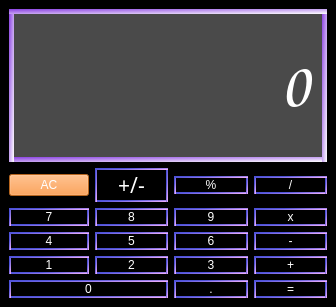
<?xml version="1.0" encoding="UTF-8"?>
<ui version="4.0">
 <class>MainWindow</class>
 <widget class="QMainWindow" name="MainWindow">
  <property name="geometry">
   <rect>
    <x>0</x>
    <y>0</y>
    <width>336</width>
    <height>307</height>
   </rect>
  </property>
  <property name="windowTitle">
   <string>MainWindow</string>
  </property>
  <property name="styleSheet">
   <string notr="true">background-color: rgb(0, 0, 0);</string>
  </property>
  <widget class="QWidget" name="centralwidget">
   <layout class="QGridLayout" name="gridLayout">
    <item row="3" column="1">
     <widget class="QPushButton" name="btn5">
      <property name="styleSheet">
       <string notr="true">color: rgb(255, 255, 255);
border: 2px solid qlineargradient(spread:pad, x1:0.165, y1:0.279, x2:1, y2:1, stop:0.153409 rgba(78, 82, 217, 255), stop:0.926136 rgba(255, 184, 255, 255));
font: 290 16pt &quot;Microsoft YaHei Light&quot;;</string>
      </property>
      <property name="text">
       <string>5</string>
      </property>
     </widget>
    </item>
    <item row="3" column="0">
     <widget class="QPushButton" name="btn4">
      <property name="styleSheet">
       <string notr="true">color: rgb(255, 255, 255);
border: 2px solid qlineargradient(spread:pad, x1:0.165, y1:0.279, x2:1, y2:1, stop:0.153409 rgba(78, 82, 217, 255), stop:0.926136 rgba(255, 184, 255, 255));
font: 290 16pt &quot;Microsoft YaHei Light&quot;;</string>
      </property>
      <property name="text">
       <string>4</string>
      </property>
     </widget>
    </item>
    <item row="1" column="1">
     <widget class="QPushButton" name="pushButton_2">
      <property name="font">
       <font>
        <family>Microsoft YaHei Light</family>
        <pointsize>16</pointsize>
        <italic>false</italic>
        <bold>false</bold>
        <strikeout>false</strikeout>
       </font>
      </property>
      <property name="styleSheet">
       <string notr="true">color: rgb(255, 255, 255);
border: 2px solid qlineargradient(spread:pad, x1:0.165, y1:0.279, x2:1, y2:1, stop:0.153409 rgba(78, 82, 217, 255), stop:0.926136 rgba(255, 184, 255, 255));
font: 290 16pt &quot;Microsoft YaHei Light&quot;;</string>
      </property>
      <property name="text">
       <string>+/-</string>
      </property>
     </widget>
    </item>
    <item row="2" column="2">
     <widget class="QPushButton" name="btn9">
      <property name="styleSheet">
       <string notr="true">color: rgb(255, 255, 255);
border: 2px solid qlineargradient(spread:pad, x1:0.165, y1:0.279, x2:1, y2:1, stop:0.153409 rgba(78, 82, 217, 255), stop:0.926136 rgba(255, 184, 255, 255));
font: 290 16pt &quot;Microsoft YaHei Light&quot;;</string>
      </property>
      <property name="text">
       <string>9</string>
      </property>
     </widget>
    </item>
    <item row="3" column="3">
     <widget class="QPushButton" name="btnMenos">
      <property name="styleSheet">
       <string notr="true">color: rgb(255, 255, 255);
border: 2px solid qlineargradient(spread:pad, x1:0.165, y1:0.279, x2:1, y2:1, stop:0.153409 rgba(78, 82, 217, 255), stop:0.926136 rgba(255, 184, 255, 255));
font: 290 16pt &quot;Microsoft YaHei Light&quot;;</string>
      </property>
      <property name="text">
       <string>-</string>
      </property>
     </widget>
    </item>
    <item row="3" column="2">
     <widget class="QPushButton" name="btn6">
      <property name="styleSheet">
       <string notr="true">color: rgb(255, 255, 255);
border: 2px solid qlineargradient(spread:pad, x1:0.165, y1:0.279, x2:1, y2:1, stop:0.153409 rgba(78, 82, 217, 255), stop:0.926136 rgba(255, 184, 255, 255));
font: 290 16pt &quot;Microsoft YaHei Light&quot;;</string>
      </property>
      <property name="text">
       <string>6</string>
      </property>
     </widget>
    </item>
    <item row="1" column="2">
     <widget class="QPushButton" name="pushButton_3">
      <property name="styleSheet">
       <string notr="true">color: rgb(255, 255, 255);
border: 2px solid qlineargradient(spread:pad, x1:0.165, y1:0.279, x2:1, y2:1, stop:0.153409 rgba(78, 82, 217, 255), stop:0.926136 rgba(255, 184, 255, 255));
font: 290 16pt &quot;Microsoft YaHei Light&quot;;</string>
      </property>
      <property name="text">
       <string>%</string>
      </property>
     </widget>
    </item>
    <item row="5" column="0">
     <widget class="QPushButton" name="btn1">
      <property name="styleSheet">
       <string notr="true">color: rgb(255, 255, 255);
border: 2px solid qlineargradient(spread:pad, x1:0.165, y1:0.279, x2:1, y2:1, stop:0.153409 rgba(78, 82, 217, 255), stop:0.926136 rgba(255, 184, 255, 255));
font: 290 16pt &quot;Microsoft YaHei Light&quot;;</string>
      </property>
      <property name="text">
       <string>1</string>
      </property>
     </widget>
    </item>
    <item row="6" column="3">
     <widget class="QPushButton" name="btnIgual">
      <property name="styleSheet">
       <string notr="true">color: rgb(255, 255, 255);
border: 2px solid qlineargradient(spread:pad, x1:0.165, y1:0.279, x2:1, y2:1, stop:0.153409 rgba(78, 82, 217, 255), stop:0.926136 rgba(255, 184, 255, 255));
font: 290 16pt &quot;Microsoft YaHei Light&quot;;</string>
      </property>
      <property name="text">
       <string>=</string>
      </property>
     </widget>
    </item>
    <item row="1" column="0">
     <widget class="QPushButton" name="btnAC">
      <property name="styleSheet">
       <string notr="true">color: rgb(255, 255, 255);
background-color: rgb(255, 141, 42);
font: 290 16pt &quot;Microsoft YaHei Light&quot;;</string>
      </property>
      <property name="text">
       <string>AC</string>
      </property>
     </widget>
    </item>
    <item row="5" column="3">
     <widget class="QPushButton" name="btnMas">
      <property name="styleSheet">
       <string notr="true">color: rgb(255, 255, 255);
border: 2px solid qlineargradient(spread:pad, x1:0.165, y1:0.279, x2:1, y2:1, stop:0.153409 rgba(78, 82, 217, 255), stop:0.926136 rgba(255, 184, 255, 255));
font: 290 16pt &quot;Microsoft YaHei Light&quot;;</string>
      </property>
      <property name="text">
       <string>+</string>
      </property>
     </widget>
    </item>
    <item row="5" column="2">
     <widget class="QPushButton" name="btn3">
      <property name="styleSheet">
       <string notr="true">color: rgb(255, 255, 255);
border: 2px solid qlineargradient(spread:pad, x1:0.165, y1:0.279, x2:1, y2:1, stop:0.153409 rgba(78, 82, 217, 255), stop:0.926136 rgba(255, 184, 255, 255));
font: 290 16pt &quot;Microsoft YaHei Light&quot;;</string>
      </property>
      <property name="text">
       <string>3</string>
      </property>
     </widget>
    </item>
    <item row="0" column="0" colspan="4">
     <widget class="QLabel" name="etiqueta">
      <property name="font">
       <font>
        <family>Comic Sans MS</family>
        <pointsize>48</pointsize>
        <bold>true</bold>
       </font>
      </property>
      <property name="layoutDirection">
       <enum>Qt::LeftToRight</enum>
      </property>
      <property name="styleSheet">
       <string notr="true">color: rgb(255, 255, 255);
border: 5px solid qlineargradient(spread:pad, x1:0, y1:0, x2:1, y2:1, stop:0 rgba(139, 66, 226, 255), stop:1 rgba(255, 255, 255, 255));
background-color: rgb(74, 74, 74);
</string>
      </property>
      <property name="frameShape">
       <enum>QFrame::WinPanel</enum>
      </property>
      <property name="frameShadow">
       <enum>QFrame::Plain</enum>
      </property>
      <property name="text">
       <string>0</string>
      </property>
      <property name="alignment">
       <set>Qt::AlignRight|Qt::AlignTrailing|Qt::AlignVCenter</set>
      </property>
     </widget>
    </item>
    <item row="6" column="2">
     <widget class="QPushButton" name="btnPunto">
      <property name="styleSheet">
       <string notr="true">color: rgb(255, 255, 255);
border: 2px solid qlineargradient(spread:pad, x1:0.165, y1:0.279, x2:1, y2:1, stop:0.153409 rgba(78, 82, 217, 255), stop:0.926136 rgba(255, 184, 255, 255));
font: 290 16pt &quot;Microsoft YaHei Light&quot;;</string>
      </property>
      <property name="text">
       <string>.</string>
      </property>
     </widget>
    </item>
    <item row="1" column="3">
     <widget class="QPushButton" name="btnDivi">
      <property name="styleSheet">
       <string notr="true">color: rgb(255, 255, 255);
border: 2px solid qlineargradient(spread:pad, x1:0.165, y1:0.279, x2:1, y2:1, stop:0.153409 rgba(78, 82, 217, 255), stop:0.926136 rgba(255, 184, 255, 255));
font: 290 16pt &quot;Microsoft YaHei Light&quot;;</string>
      </property>
      <property name="text">
       <string>/</string>
      </property>
     </widget>
    </item>
    <item row="2" column="0">
     <widget class="QPushButton" name="btn7">
      <property name="styleSheet">
       <string notr="true">color: rgb(255, 255, 255);
border: 2px solid qlineargradient(spread:pad, x1:0.165, y1:0.279, x2:1, y2:1, stop:0.153409 rgba(78, 82, 217, 255), stop:0.926136 rgba(255, 184, 255, 255));
font: 290 16pt &quot;Microsoft YaHei Light&quot;;</string>
      </property>
      <property name="text">
       <string>7</string>
      </property>
     </widget>
    </item>
    <item row="2" column="1">
     <widget class="QPushButton" name="btn8">
      <property name="styleSheet">
       <string notr="true">color: rgb(255, 255, 255);
border: 2px solid qlineargradient(spread:pad, x1:0.165, y1:0.279, x2:1, y2:1, stop:0.153409 rgba(78, 82, 217, 255), stop:0.926136 rgba(255, 184, 255, 255));
font: 290 16pt &quot;Microsoft YaHei Light&quot;;</string>
      </property>
      <property name="text">
       <string>8</string>
      </property>
     </widget>
    </item>
    <item row="2" column="3">
     <widget class="QPushButton" name="btnPor">
      <property name="styleSheet">
       <string notr="true">color: rgb(255, 255, 255);
border: 2px solid qlineargradient(spread:pad, x1:0.165, y1:0.279, x2:1, y2:1, stop:0.153409 rgba(78, 82, 217, 255), stop:0.926136 rgba(255, 184, 255, 255));
font: 290 16pt &quot;Microsoft YaHei Light&quot;;</string>
      </property>
      <property name="text">
       <string>x</string>
      </property>
     </widget>
    </item>
    <item row="5" column="1">
     <widget class="QPushButton" name="btn2">
      <property name="styleSheet">
       <string notr="true">color: rgb(255, 255, 255);
border: 2px solid qlineargradient(spread:pad, x1:0.165, y1:0.279, x2:1, y2:1, stop:0.153409 rgba(78, 82, 217, 255), stop:0.926136 rgba(255, 184, 255, 255));
font: 290 16pt &quot;Microsoft YaHei Light&quot;;</string>
      </property>
      <property name="text">
       <string>2</string>
      </property>
     </widget>
    </item>
    <item row="6" column="0" colspan="2">
     <widget class="QPushButton" name="btn0">
      <property name="styleSheet">
       <string notr="true">color: rgb(255, 255, 255);
border: 2px solid qlineargradient(spread:pad, x1:0.165, y1:0.279, x2:1, y2:1, stop:0.153409 rgba(78, 82, 217, 255), stop:0.926136 rgba(255, 184, 255, 255));
font: 290 16pt &quot;Microsoft YaHei Light&quot;;</string>
      </property>
      <property name="text">
       <string>0</string>
      </property>
     </widget>
    </item>
   </layout>
  </widget>
 </widget>
 <resources/>
 <connections/>
</ui>
